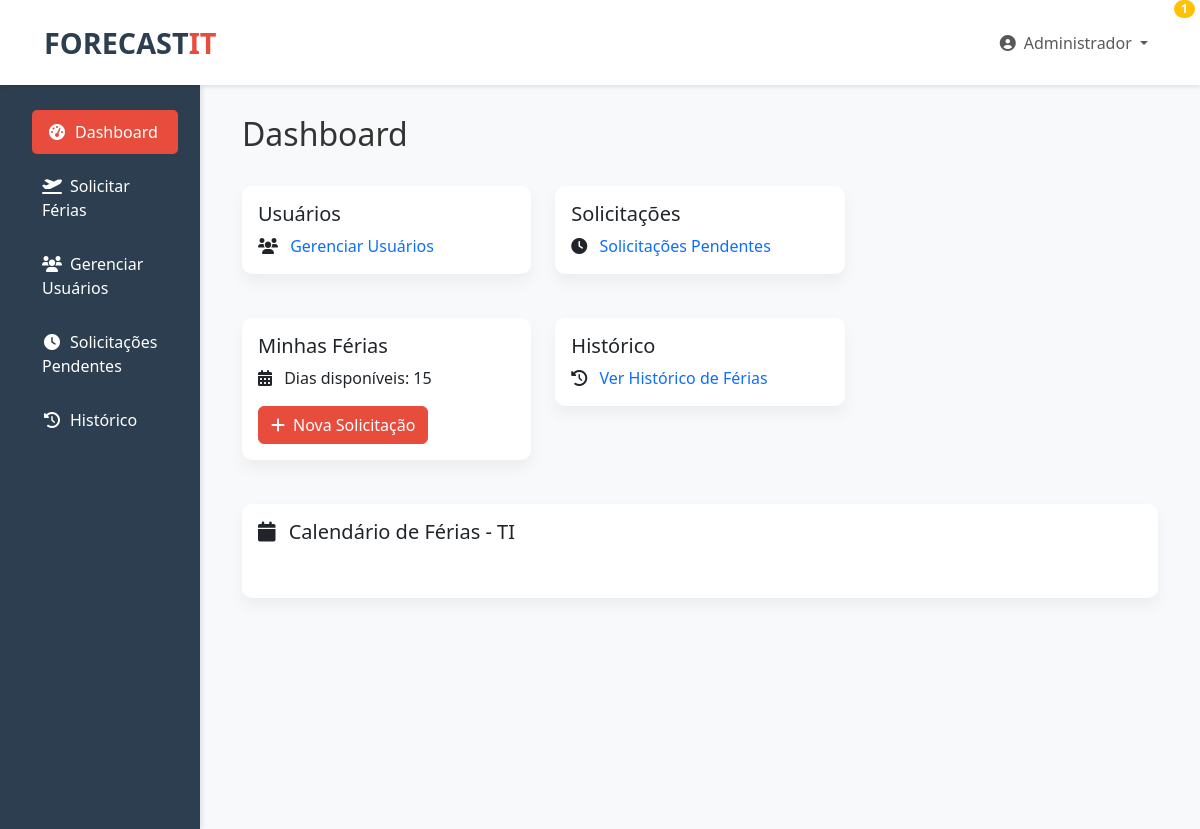
The page /dashboard (signed in) on the database its author committed.
### app/models/user.py (models this page shows, shortened)
class User(UserMixin, db.Model):
    id = db.Column(db.Integer, primary_key=True)
    name = db.Column(db.String(100), nullable=False)
    email = db.Column(db.String(120), unique=True, nullable=False)
    password_hash = db.Column(db.String(128))
    role = db.Column(db.String(20), nullable=False, default='employee')
    vacation_days = db.Column(db.Integer, default=30)  # Padrão no Brasil
    department = db.Column(db.String(50), nullable=False)
    created_at = db.Column(db.DateTime, default=datetime.utcnow)
    is_approved = db.Column(db.Boolean, default=False)
    pending_approval = db.Column(db.Boolean, default=True)
    vacation_requests = db.relationship(
        'VacationRequest',
        back_populates='requester',
        lazy='select',
        cascade='all, delete-orphan'
    )

### app/routes/main.py (the view, shortened to what this page needs)
@main.route('/dashboard')
@login_required
def dashboard():
    if current_user.role == 'admin':
        vacation_requests = VacationRequest.query\
            .filter(or_(VacationRequest.status == 'approved',
                       VacationRequest.status == 'pending'))\
            .all()
    vacation_events = []
    for request in vacation_requests:
        if request.status == 'approved':
            bg_color = '#28a745'  # Verde para aprovadas
            text_color = '#ffffff'
        else:
            bg_color = '#ffc107'  # Amarelo para pendentes
            text_color = '#000000'
        event = {
            'title': f'{request.requester.name} - {request.status.capitalize()}',
            'start': request.start_date.strftime('%Y-%m-%d'),
            'end': request.end_date.strftime('%Y-%m-%d'),
            'backgroundColor': bg_color,
            'borderColor': bg_color,
            'textColor': text_color,
            'extendedProps': {
                'status': request.status,
                'department': request.requester.department
            }
        }
        vacation_events.append(event)
    return render_template('main/dashboard.html',
                         approved_vacation_events=vacation_events,
                         current_department=current_user.department)

### app/templates/main/dashboard.html (shortened to what this page needs)
{% extends "base.html" %}
{% block content %}
<div class="container">
    <div class="row mb-4">
        <div class="col">
            <h2>Dashboard</h2>
        </div>
    </div>
    {% if current_user.role == 'admin' %}
    <div class="row mb-4">
        <div class="col-md-4">
            <div class="card">
                <div class="card-body">
                    <h5 class="card-title">Usuários</h5>
                    <p class="card-text">
                        <i class="fas fa-users me-2"></i>
                        <a href="{{ url_for('auth.list_users') }}" class="text-decoration-none">
                            Gerenciar Usuários
                        </a>
                    </p>
                </div>
            </div>
        </div>
        <div class="col-md-4">
            <div class="card">
                <div class="card-body">
                    <h5 class="card-title">Solicitações</h5>
                    <p class="card-text">
                        <i class="fas fa-clock me-2"></i>
                        <a href="{{ url_for('vacation.pending_requests') }}" class="text-decoration-none">
                            Solicitações Pendentes
                        </a>
                    </p>
                </div>
            </div>
        </div>
    </div>
    {% endif %}
    <div class="row">
        <div class="col-md-4">
            <div class="card">
                <div class="card-body">
                    <h5 class="card-title">Minhas Férias</h5>
                    <p class="card-text">
                        <i class="fas fa-calendar-alt me-2"></i>
                        Dias disponíveis: {{ current_user.vacation_days }}
                    </p>
                    <a href="{{ url_for('vacation.request_vacation') }}" class="btn btn-primary">
                        <i class="fas fa-plus me-2"></i>Nova Solicitação
                    </a>
                </div>
            </div>
        </div>
        <div class="col-md-4">
            <div class="card">
                <div class="card-body">
                    <h5 class="card-title">Histórico</h5>
                    <p class="card-text">
                        <i class="fas fa-history me-2"></i>
                        <a href="{{ url_for('vacation.vacation_history') }}" class="text-decoration-none">
                            Ver Histórico de Férias
                        </a>
                    </p>
                </div>
            </div>
        </div>
    </div>
    <div class="row mt-4">
        <div class="col-12">
            <div class="card">
                <div class="card-body">
                    <h5 class="card-title">
                        <i class="fas fa-calendar me-2"></i>
                        Calendário de Férias - {{ current_department }}
                    </h5>
                    <div id="calendar"></div>
                </div>
            </div>
        </div>
    </div>
</div>
{% endblock %}
{% block extra_js %}
<link href='https://cdn.jsdelivr.net/npm/fullcalendar@5.11.3/main.min.css' rel='stylesheet' />
{% endblock %}

### app/templates/base.html (shortened to what this page needs)
<!DOCTYPE html>
<html lang="pt-BR">
<head>
    <link href="https://cdn.jsdelivr.net/npm/bootstrap@5.3.0/dist/css/bootstrap.min.css" rel="stylesheet">
    <link href="https://cdn.jsdelivr.net/npm/@fortawesome/fontawesome-free@6.0.0/css/all.min.css" rel="stylesheet">
    <link href='https://cdn.jsdelivr.net/npm/fullcalendar@5.11.3/main.css' rel='stylesheet'>
    <link href="{{ url_for('static', filename='css/style.css') }}" rel="stylesheet">
</head>
<body>
    <nav class="navbar navbar-expand-lg navbar-light">
        <div class="container-fluid">
            <a class="navbar-brand" href="{{ url_for('main.dashboard') }}">
                FORECAST<span>IT</span>
            </a>
            <div class="collapse navbar-collapse" id="navbarNav">
                <ul class="navbar-nav ms-auto">
                    {% if current_user.is_authenticated %}
                    <li class="nav-item dropdown">
                        <a class="nav-link dropdown-toggle" href="#" id="userDropdown" role="button" data-bs-toggle="dropdown">
                            <i class="fas fa-user-circle me-2"></i>{{ current_user.name }}
                        </a>
                    </li>
                    {% endif %}
                </ul>
            </div>
        </div>
    </nav>
    <div class="container-fluid">
        <div class="row">
            {% if current_user.is_authenticated %}
            <div class="col-md-2 sidebar">
                <ul class="nav flex-column">
                    <li class="nav-item">
                        <a class="nav-link {% if request.endpoint == 'main.dashboard' %}active{% endif %}"
                           href="{{ url_for('main.dashboard') }}">
                            <i class="fas fa-tachometer-alt me-2"></i>Dashboard
                        </a>
                    </li>
                    <li class="nav-item">
                        <a class="nav-link {% if request.endpoint == 'vacation.request_vacation' %}active{% endif %}"
                           href="{{ url_for('vacation.request_vacation') }}">
                            <i class="fas fa-plane-departure me-2"></i>Solicitar Férias
                        </a>
                    </li>
                    {% if current_user.role == 'admin' %}
                    <li class="nav-item">
                        <a class="nav-link {% if request.endpoint == 'auth.list_users' %}active{% endif %}"
                           href="{{ url_for('auth.list_users') }}">
                            <i class="fas fa-users me-2"></i>Gerenciar Usuários
                        </a>
                    </li>
                    <li class="nav-item">
                        <a class="nav-link {% if request.endpoint == 'vacation.pending_requests' %}active{% endif %}"
                           href="{{ url_for('vacation.pending_requests') }}">
                            <i class="fas fa-clock me-2"></i>Solicitações Pendentes
                        </a>
                    </li>
                    {% endif %}
                    <li class="nav-item">
                        <a class="nav-link {% if request.endpoint == 'vacation.vacation_history' %}active{% endif %}"
                           href="{{ url_for('vacation.vacation_history') }}">
                            <i class="fas fa-history me-2"></i>Histórico
                            {% if pending_count > 0 %}
                            <span class="badge bg-warning badge-notification">{{ pending_count }}</span>
                            {% endif %}
                        </a>
                    </li>
                </ul>
            </div>
            <div class="col-md-10 main-content">
            {% else %}
            <div class="col-12 main-content p-0">
            {% endif %}
                {% block content %}{% endblock %}
            </div>
        </div>
    </div>
    {% block extra_js %}{% endblock %}
</body>
</html>

### app/static/css/style.css (style rules this page uses)
:root { --primary-color: #e74c3c; --secondary-color: #2c3e50; --accent-color: #95a5a6; --text-color: #333333; --light-bg: #f8f9fa; }
body { color: var(--text-color); font-family: 'Segoe UI', Arial, sans-serif; background-color: var(--light-bg); }
.navbar { background-color: white !important; box-shadow: 0 2px 4px rgba(0,0,0,0.1); padding: 1rem 2rem; }
.navbar-brand { font-weight: 700; font-size: 1.8rem; color: var(--secondary-color) !important; }
.navbar-brand span { color: var(--primary-color); }
.sidebar { min-height: calc(100vh - 56px); background-color: var(--secondary-color); padding-top: 20px; box-shadow: 2px 0 5px rgba(0,0,0,0.1); }
.sidebar .nav-link { color: white; margin: 5px 15px; border-radius: 5px; padding: 10px 15px; transition: all 0.3s ease; }
.sidebar .nav-link:hover, .sidebar .nav-link.active { background-color: var(--primary-color); transform: translateX(5px); }
.sidebar .nav-link i { width: 20px; text-align: center; }
.main-content { padding: 30px; }
.card { border: none; border-radius: 10px; box-shadow: 0 0.5rem 1rem rgba(0, 0, 0, 0.05); margin-bottom: 20px; background-color: white; }
.btn-primary { background-color: var(--primary-color); border-color: var(--primary-color); }
.badge-notification { position: absolute; top: 0; right: 5px; padding: 0.25em 0.6em; font-size: 0.75rem; border-radius: 50px; }

### app/templates/main/dashboard.html (style rules this page uses)
#calendar { max-width: 100%; margin: 0 auto; background: white; padding: 15px; }

### rows shown on the page
User: name "Administrador", vacation_days "15", department "TI"

### other values the page prints
{{ pending_count }} "1"
